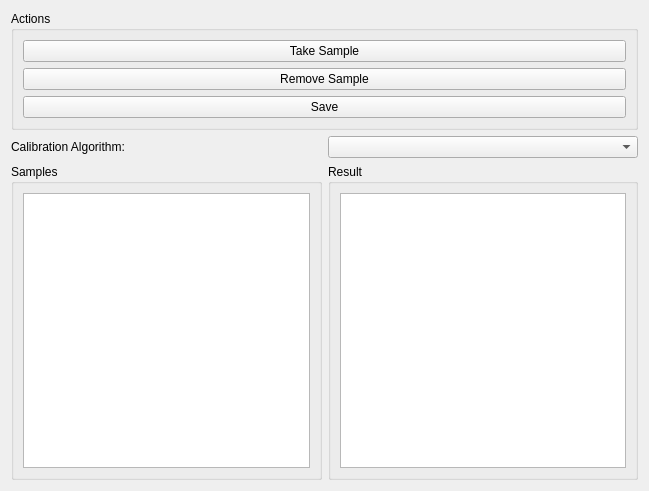
<?xml version="1.0" encoding="UTF-8"?>
<ui version="4.0">
 <class>Form</class>
 <widget class="QWidget" name="Form">
  <property name="geometry">
   <rect>
    <x>0</x>
    <y>0</y>
    <width>649</width>
    <height>491</height>
   </rect>
  </property>
  <property name="windowTitle">
   <string>Form</string>
  </property>
  <layout class="QVBoxLayout" name="verticalLayout">
   <item>
    <layout class="QHBoxLayout" name="horizontalLayout_infoAndActions">
     <item>
      <widget class="QGroupBox" name="groupBox_3">
       <property name="title">
        <string>Actions</string>
       </property>
       <layout class="QVBoxLayout" name="verticalLayout_2">
        <item>
         <widget class="QPushButton" name="takeButton">
          <property name="text">
           <string>Take Sample</string>
          </property>
         </widget>
        </item>
        <item>
         <widget class="QPushButton" name="removeButton">
          <property name="text">
           <string>Remove Sample</string>
          </property>
         </widget>
        </item>
        <item>
         <widget class="QPushButton" name="saveButton">
          <property name="text">
           <string>Save</string>
          </property>
         </widget>
        </item>
       </layout>
      </widget>
     </item>
    </layout>
   </item>
   <item>
    <layout class="QHBoxLayout" name="horizontalLayout_2">
     <item>
      <widget class="QLabel" name="label">
       <property name="text">
        <string>Calibration Algorithm:</string>
       </property>
      </widget>
     </item>
     <item>
      <widget class="QComboBox" name="calibAlgorithmComboBox"/>
     </item>
    </layout>
   </item>
   <item>
    <layout class="QHBoxLayout" name="horizontalLayout">
     <item>
      <widget class="QGroupBox" name="groupBox">
       <property name="title">
        <string>Samples</string>
       </property>
       <layout class="QHBoxLayout" name="horizontalLayout_3">
        <item>
         <widget class="QListWidget" name="sampleListWidget"/>
        </item>
       </layout>
      </widget>
     </item>
     <item>
      <widget class="QGroupBox" name="groupBox_2">
       <property name="title">
        <string>Result</string>
       </property>
       <layout class="QHBoxLayout" name="horizontalLayout_4">
        <item>
         <widget class="QPlainTextEdit" name="outputBox"/>
        </item>
       </layout>
      </widget>
     </item>
    </layout>
   </item>
  </layout>
 </widget>
 <resources/>
 <connections/>
</ui>
